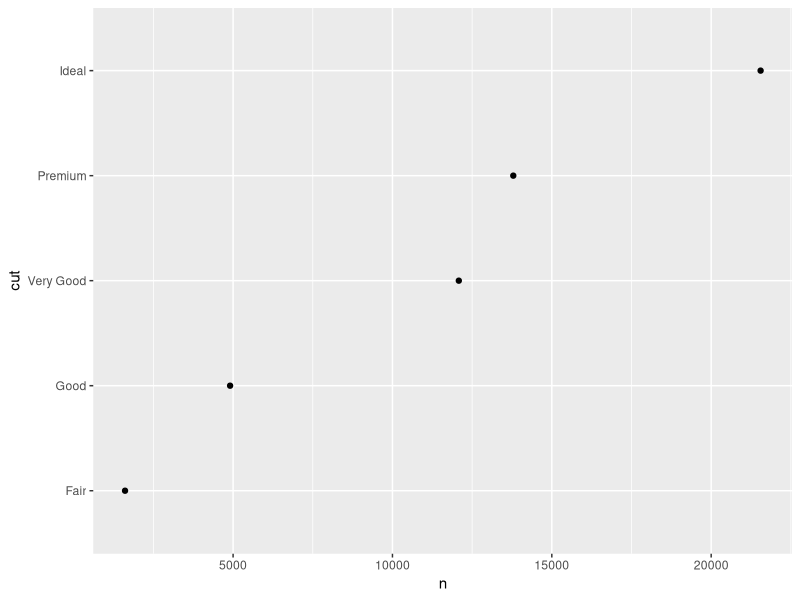
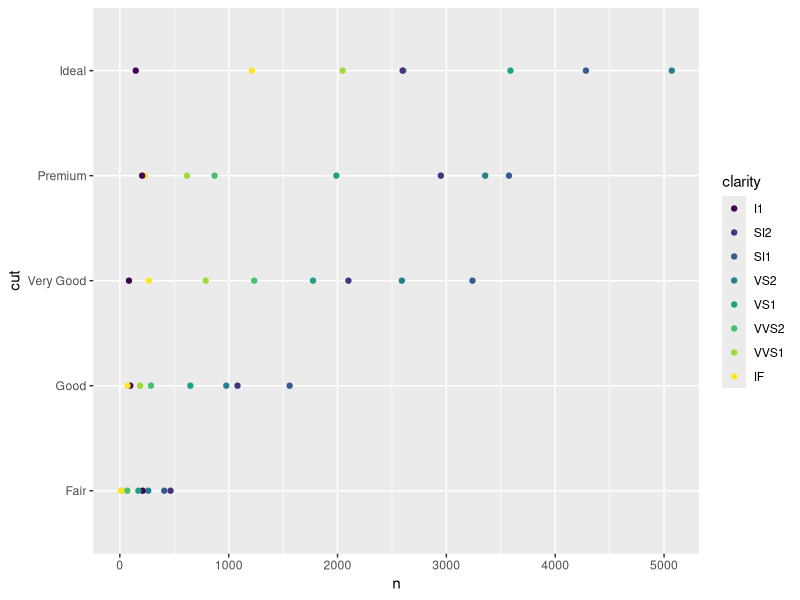
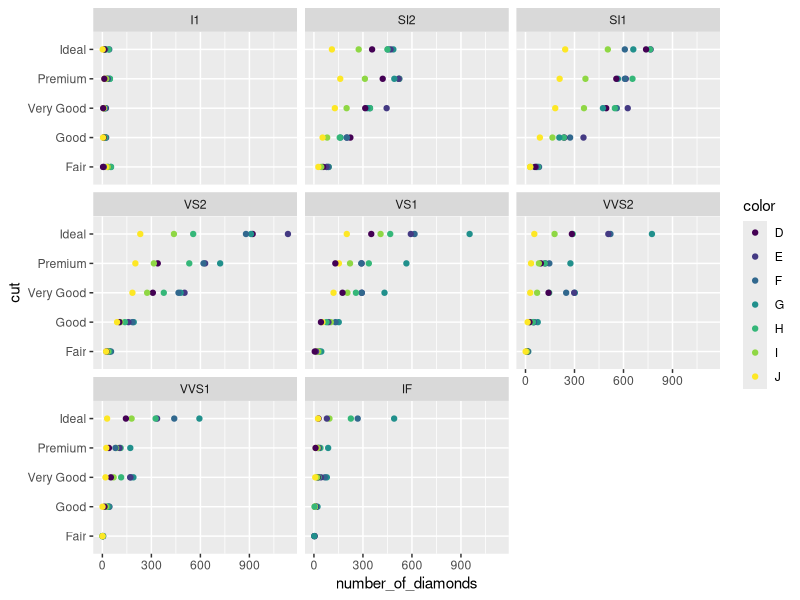

The R script that drew these images, in order:
## ---- chunk 1

f1 <- function(i, j, ...) {
    args <- eval(substitute(alist(i, j, ...)))
    args <- replace_missing(args)
    return(as.character(args))
}

replace_missing <- function(args){
        out <- lapply(args, function(x){
        if (is.symbol(x)) {
            x <- tryCatch(eval(x), error = function(c){
                msg <- conditionMessage(c)
                if (msg == "argument is missing, with no default") {
                    return(TRUE)
                } else {
                    stop(c)
                }
            })
        }
        return(eval(x))
    })
    return(out)
}
## ---- chunk 2
x <- 1
y <- 1

f1(1, , 3)
f1(y, , 3)
f1(x, , 3)

## ---- chunk 3
library(dplyr)
library(ggplot2)
library(knitr)
df_1d <- diamonds %>% 
    group_by(cut) %>% 
    tally() 
df_2d <- diamonds %>% 
    group_by(cut ,clarity) %>% 
    tally() 
df <- df_2d
kable(df_2d)
kable(df_1d)
## ---- chunk 4
multiplot <- function(df) {
    # Add grouping variable which was stripped by summarize
    df <- df %>% 
        group_by(!!!groups(df), !!sym(names(df)[length(groups(df)) + 1]))
    
    if (length(groups(df)) == 1) {
        plot_fun <- plot_1d
    } else {
        plot_fun <- plot_2d
    }
    vars <- syms(names(df))
    plot_fun(df, vars)
}
## ---- chunk 5
plot_1d <- function(df, vars){
    groups <- vars[vars %in% groups(df)]
    measure <- vars[length(vars)][[1]]
    df %>% 
        select(!!groups[[1]], !!measure) %>% 
        arrange(desc(!!measure)) %>% 
        ggplot(aes(x = !!measure, y = !!groups[[1]])) +
        geom_point()
}
multiplot(df_1d)
## ---- chunk 6
plot_2d <- function(df, vars){
    groups <- vars[vars %in% groups(df)]
    measure <- vars[length(vars)][[1]]
    df %>% 
        select(!!!groups, !!measure) %>% 
        arrange(desc(!!measure)) %>% 
        ggplot(aes(x = !!measure, y = !!groups[[1]], , color = !!groups[[2]])) +
        geom_point()
}
multiplot(df_2d)
## ---- chunk 7
multiplot <- function(df) {
    # Add grouping variable which was stripped by summarize
    df <- df %>% 
        group_by(!!!groups(df), !!sym(names(df)[length(groups(df)) + 1]))
    
    groups <- groups(df)
    if (length(groups) == 1) {
        plot_fun <- plot_1d
    } else {
        plot_fun <- plot_2d
    }
    vars <- syms(names(df))
    out <- plot_fun(df, vars)
    
    if (length(groups) > 2) {
        groups <- syms(groups)
        out <- out + 
            facet_wrap(vars(!!!groups[3:length(groups)]))
    }
    return(out)
}

diamonds %>% 
    group_by(cut, color, clarity) %>% 
    summarize(number_of_diamonds = n()) %>% 
    multiplot()
